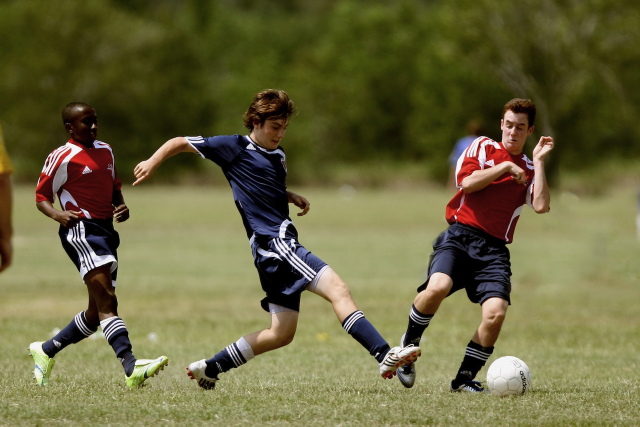
#> input picture Segment-Anything-A-Foundation-Model-for-Image-Segmentation/input/image_2.jpg, 1280 x 853 px (shown at 1/2 size); its folder holds only this picture in this run
$ python interactiveColorSegment.py --input ../Segment-Anything-A-Foundation-Model-for-Image-Segmentation/input/image_2.jpg
#> lines starting #> are read from the running program, lines starting #| are printed output that depends on the picture; after the words box and inside, x2 and y2 are one past the last pixel; in counts of white or black regions, pixels touching at a corner belong together
### ColorSpaces/color_spaces.py
"""Shared, testable color-space operations for the tutorial programs."""

from __future__ import annotations

from pathlib import Path
from typing import Final

import cv2
import numpy as np
import numpy.typing as npt

PROJECT_DIR: Final[Path] = Path(__file__).resolve().parent
COLOR_CONVERSIONS: Final[dict[str, int | None]] = {
    "BGR": None,
    "HSV": cv2.COLOR_BGR2HSV,
    "YCrCb": cv2.COLOR_BGR2YCrCb,
    "Lab": cv2.COLOR_BGR2Lab,
}

UInt8Image = npt.NDArray[np.uint8]


# [4 lines left out: function default_cube_images, not called in this run]


def resolve_input_path(path: str | Path | None) -> Path:
    """Resolve an explicit path or return the first bundled cube image."""

    if path is None:
        images = default_cube_images()
        if not images:
            raise FileNotFoundError("no bundled images/rub*.jpg files were found")
        return images[0]
    return Path(path).expanduser().resolve()


def read_bgr(path: str | Path) -> UInt8Image:
    """Read a color image and raise a clear error when decoding fails."""

    image_path = Path(path).expanduser().resolve()
    image = cv2.imread(str(image_path), cv2.IMREAD_COLOR)
#> image is the input picture: shape (853, 1280, 3); mean B, G, R 62.3, 102.4, 106.4
    if image is None or image.size == 0:
        raise FileNotFoundError(f"could not read image: {image_path}")
    return image


def convert_bgr(image: UInt8Image, color_space: str) -> UInt8Image:
    """Convert a BGR image to one of the tutorial's supported encodings."""
#> called with color_space = 'HSV'

    if color_space not in COLOR_CONVERSIONS:
        choices = ", ".join(COLOR_CONVERSIONS)
        raise ValueError(f"unsupported color space {color_space!r}; choose {choices}")
    if image.ndim != 3 or image.shape[2] != 3 or image.dtype != np.uint8:
        raise ValueError("image must be an 8-bit, three-channel BGR array")

    conversion = COLOR_CONVERSIONS[color_space]
    return image.copy() if conversion is None else cv2.cvtColor(image, conversion)
#> returned value: shape (853, 1280, 3); mean H, S, V 35.6, 137.3, 108.9


# [13 lines left out: function convert_pixel, not called in this run]


def _threshold_vector(values: npt.ArrayLike, label: str) -> npt.NDArray[np.int32]:
    """Validate and normalize a three-channel threshold vector."""

    vector = np.asarray(values, dtype=np.int32)
    if vector.shape != (3,):
        raise ValueError(f"{label} threshold must contain exactly three values")
    if np.any(vector < 0) or np.any(vector > 255):
        raise ValueError(f"{label} threshold values must be in [0, 255]")
    return vector


def threshold_mask(
    image_bgr: UInt8Image,
    color_space: str,
    lower: npt.ArrayLike,
    upper: npt.ArrayLike,
) -> UInt8Image:
    """Create an inclusive three-channel mask in the requested color space.

    For 8-bit HSV, hue uses OpenCV's 0-179 encoding. A lower hue greater than
    the upper hue requests a wrapped range, such as 170-179 plus 0-10 for red.
    """

    converted = convert_bgr(image_bgr, color_space)
    lower_vector = _threshold_vector(lower, "lower")
    upper_vector = _threshold_vector(upper, "upper")

    if color_space == "HSV":
        if lower_vector[0] > 179 or upper_vector[0] > 179:
            raise ValueError("8-bit HSV hue thresholds must be in [0, 179]")
        if np.any(lower_vector[1:] > upper_vector[1:]):
            raise ValueError("HSV saturation/value lower bounds must not exceed upper bounds")
        if lower_vector[0] > upper_vector[0]:
            first_lower = lower_vector.copy()
            first_upper = upper_vector.copy()
            first_upper[0] = 179
            second_lower = lower_vector.copy()
            second_lower[0] = 0
            first = cv2.inRange(converted, first_lower, first_upper)
            second = cv2.inRange(converted, second_lower, upper_vector)
            return cv2.bitwise_or(first, second)
    elif np.any(lower_vector > upper_vector):
        raise ValueError("lower threshold values must not exceed upper values")

    return cv2.inRange(converted, lower_vector, upper_vector)
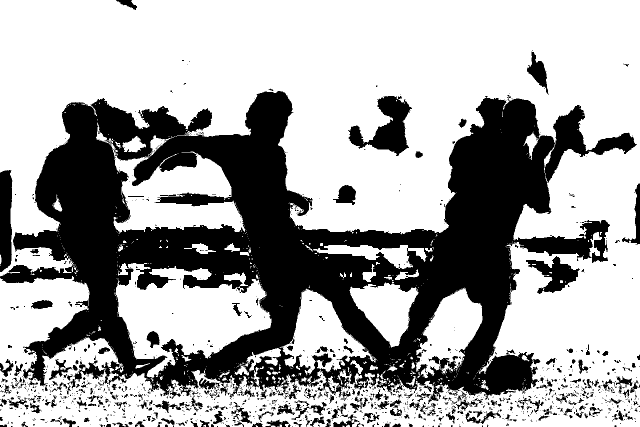
#> returned value: shape (853, 1280) (shown at 1/2 size); 65.4% white; 1366 black regions (1078 under 20 px), largest, box (x1, y1, x2, y2) and area: (0, 182, 1274, 805) 331056, (696, 192, 824, 312) 6821, (0, 340, 25, 544) 4396


def apply_mask(image_bgr: UInt8Image, mask: UInt8Image) -> UInt8Image:
    """Apply a one-channel mask while keeping the displayed image in BGR."""

    if mask.shape != image_bgr.shape[:2] or mask.dtype != np.uint8:
        raise ValueError("mask must be uint8 and match the image height and width")
    return cv2.bitwise_and(image_bgr, image_bgr, mask=mask)
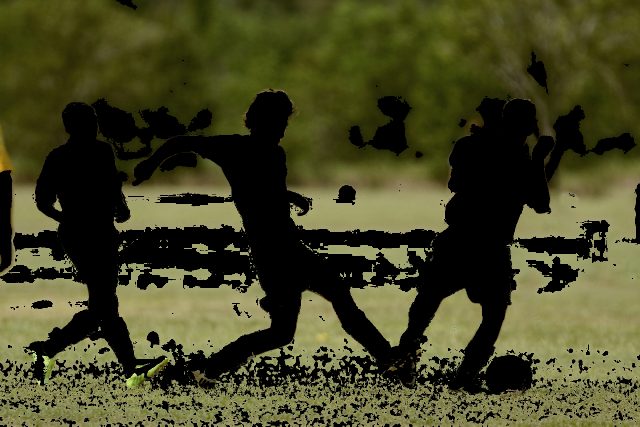
#> returned value: shape (853, 1280, 3) (shown at 1/2 size); mean of channels 0, 1, 2 35.8, 69.2, 69.1; drawn as B, G, R


# [32 lines left out: functions write_image, run_core_validation, not called in this run]

### ColorSpaces/interactiveColorSegment.py
#!/usr/bin/env python3
"""Segment a BGR image with thresholds defined in a chosen color space."""

from __future__ import annotations

import argparse
from collections.abc import Sequence
from pathlib import Path

import cv2
import numpy as np

from color_spaces import (
    COLOR_CONVERSIONS,
    apply_mask,
    read_bgr,
    resolve_input_path,
    run_core_validation,
    threshold_mask,
    write_image,
)


def segment_image(
    image: np.ndarray,
    color_space: str,
    lower: Sequence[int],
    upper: Sequence[int],
) -> tuple[np.ndarray, np.ndarray]:
    """Return a one-channel mask and a BGR visualization."""

    mask = threshold_mask(image, color_space, lower, upper)
    return mask, apply_mask(image, mask)


def output_paths(output_dir: str | Path, stem: str, color_space: str) -> tuple[Path, Path]:
    """Return deterministic mask and visualization output paths."""

    directory = Path(output_dir).expanduser().resolve()
    normalized_space = color_space.lower()
    return (
        directory / f"{stem}-{normalized_space}-mask.png",
        directory / f"{stem}-{normalized_space}-result.png",
    )


def run_validation(output_dir: str | Path | None = None) -> dict[str, int]:
    """Validate the default yellow segmentation on a bundled image."""

    metrics = run_core_validation()
    input_path = resolve_input_path(None)
    image = read_bgr(input_path)
    mask, result = segment_image(image, "HSV", (20, 80, 40), (45, 255, 255))
    foreground_pixels = int(cv2.countNonZero(mask))
    if foreground_pixels <= 0 or foreground_pixels >= mask.size:
        raise AssertionError(f"unexpected foreground pixel count: {foreground_pixels}")
    if result.shape != image.shape:
        raise AssertionError("segmentation result shape differs from input")

    if output_dir is not None:
        mask_path, result_path = output_paths(output_dir, input_path.stem, "HSV")
        write_image(mask_path, mask)
        write_image(result_path, result)

    print(
        "VALIDATION PASSED: "
        f"foreground_pixels={foreground_pixels}, "
        f"image={image.shape[1]}x{image.shape[0]}"
    )
    return {**metrics, "foreground_pixels": foreground_pixels}


def _triplet(values: list[str]) -> tuple[int, int, int]:
    """Parse three integer threshold values for argparse."""

    try:
        parsed = tuple(int(value) for value in values)
    except ValueError as error:
        raise argparse.ArgumentTypeError("thresholds must be integers") from error
    if len(parsed) != 3:
        raise argparse.ArgumentTypeError("thresholds require three values")
    return parsed  # type: ignore[return-value]


def _build_parser() -> argparse.ArgumentParser:
    """Create the command-line parser."""

    parser = argparse.ArgumentParser(description=__doc__)
    parser.add_argument("--input", type=Path, help="input image; defaults to images/rub00.jpg")
    parser.add_argument(
        "--space",
        choices=tuple(COLOR_CONVERSIONS),
        default="HSV",
        help="color space in which thresholds are interpreted",
    )
    parser.add_argument(
        "--lower",
        nargs=3,
        default=("20", "80", "40"),
        metavar=("C0", "C1", "C2"),
        help="inclusive lower threshold",
    )
    parser.add_argument(
        "--upper",
        nargs=3,
        default=("45", "255", "255"),
        metavar=("C0", "C1", "C2"),
        help="inclusive upper threshold",
    )
    parser.add_argument("--output-dir", type=Path, help="directory for mask and result PNGs")
    parser.add_argument("--no-display", action="store_true", help="do not open GUI windows")
    parser.add_argument("--validate", action="store_true", help="run deterministic checks")
    return parser


def main(argv: Sequence[str] | None = None) -> int:
    """Run segmentation and save reproducible outputs."""

    arguments = _build_parser().parse_args(argv)
    if arguments.validate:
        run_validation(arguments.output_dir)
        return 0

    lower = _triplet(arguments.lower)
    upper = _triplet(arguments.upper)
    input_path = resolve_input_path(arguments.input)
    image = read_bgr(input_path)
    mask, result = segment_image(image, arguments.space, lower, upper)
    foreground_pixels = int(cv2.countNonZero(mask))
#> foreground_pixels = 713918
    print(f"Input: {input_path}")
    print(f"Color space: {arguments.space}")
    print(f"Foreground pixels: {foreground_pixels}/{mask.size}")
#| Foreground pixels: 713918/1091840

    if arguments.output_dir is not None:
        mask_path, result_path = output_paths(
            arguments.output_dir, input_path.stem, arguments.space
        )
        write_image(mask_path, mask)
        write_image(result_path, result)
        print(f"Wrote: {mask_path}")
        print(f"Wrote: {result_path}")

    if not arguments.no_display:
        cv2.imshow("Input", image)
        cv2.imshow("Mask", mask)
        cv2.imshow(f"{arguments.space} segmentation", result)
        cv2.waitKey(0)
        cv2.destroyAllWindows()
    return 0


if __name__ == "__main__":
    raise SystemExit(main())
#> (the program exits here)

$ run again, on ColorSpaces/images/rub04.jpg
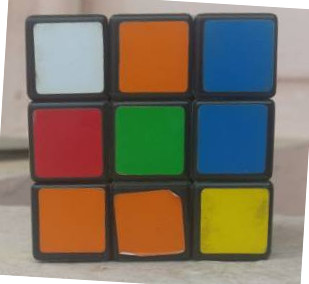
#> input picture ColorSpaces/images/rub04.jpg, 309 x 284 px
#> in read_bgr, image is the input picture: shape (284, 309, 3); mean B, G, R 99.4, 116.5, 126.7
#> in threshold_mask, `return cv2.inRange(converted, lower_vector, upper_vector)`:
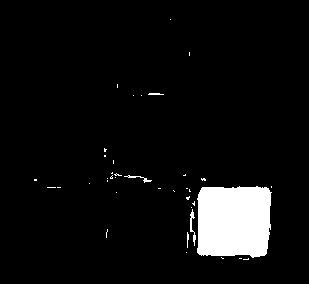
#> returned value: shape (284, 309); 6% white; 39 white regions (34 under 20 px), largest, box (x1, y1, x2, y2) and area: (197, 186, 272, 258) 4900, (190, 209, 196, 246) 82, (124, 175, 152, 183) 53, (148, 93, 164, 95) 27, (187, 232, 189, 248) 22
#> in apply_mask, `return cv2.bitwise_and(image_bgr, image_bgr, mask=mask)`:
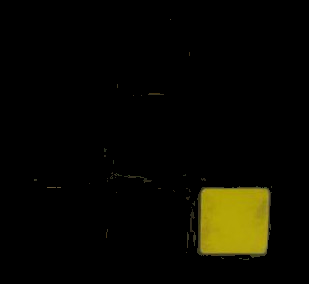
#> returned value: shape (284, 309, 3); mean of channels 0, 1, 2 1, 8.4, 9.2; drawn as B, G, R
#> foreground_pixels = 5227
#| Foreground pixels: 5227/87756

$ run again, on AgeGender/sample1.jpg
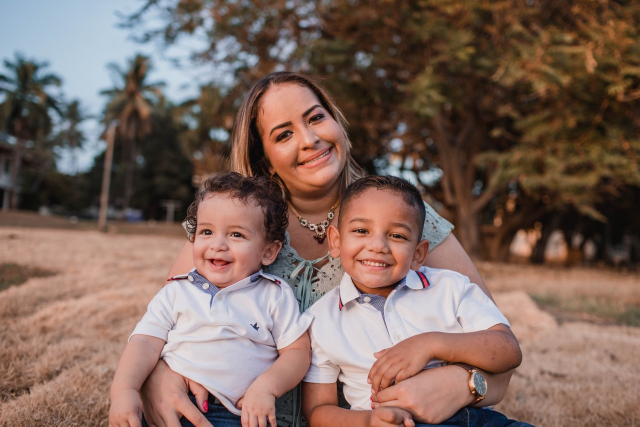
#> input picture AgeGender/sample1.jpg, 1280 x 853 px (shown at 1/2 size)
#> in read_bgr, image is the input picture: shape (853, 1280, 3); mean B, G, R 93.3, 102.7, 126.4
#> in threshold_mask, `return cv2.inRange(converted, lower_vector, upper_vector)`:
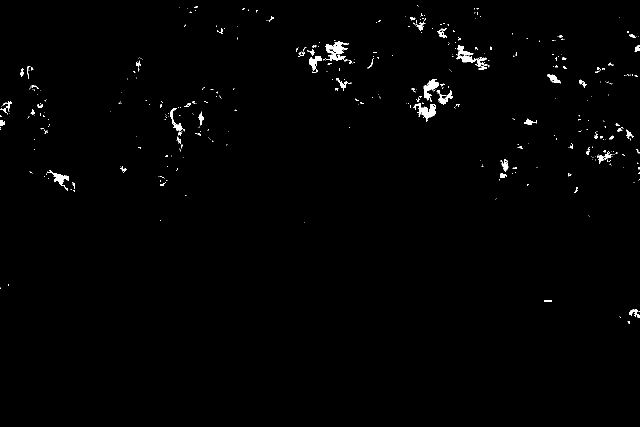
#> returned value: shape (853, 1280) (shown at 1/2 size); 0.93% white; 455 white regions (383 under 20 px), largest, box (x1, y1, x2, y2) and area: (913, 90, 974, 140) 852, (826, 206, 872, 244) 749, (650, 82, 696, 109) 672
#> in apply_mask, `return cv2.bitwise_and(image_bgr, image_bgr, mask=mask)`:
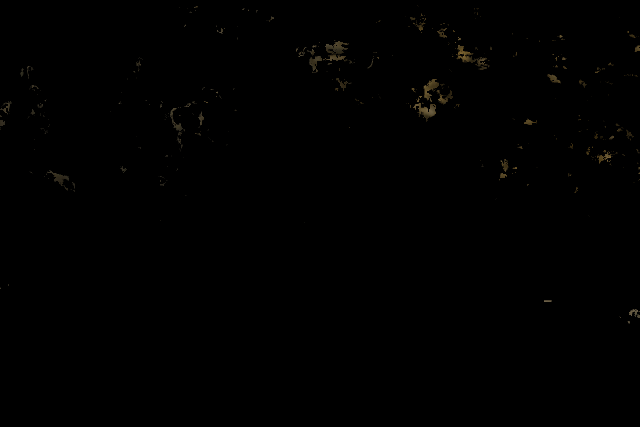
#> returned value: shape (853, 1280, 3) (shown at 1/2 size); mean of channels 0, 1, 2 0.3, 0.5, 0.6; drawn as B, G, R
#> foreground_pixels = 10129
#| Foreground pixels: 10129/1091840

$ run again, on Segment-Anything-A-Foundation-Model-for-Image-Segmentation/input/image_3.jpg
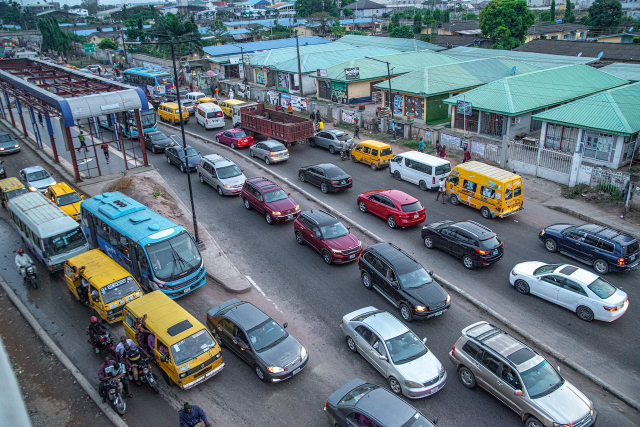
#> input picture Segment-Anything-A-Foundation-Model-for-Image-Segmentation/input/image_3.jpg, 1280 x 854 px (shown at 1/2 size)
#> in read_bgr, image is the input picture: shape (854, 1280, 3); mean B, G, R 122.2, 113.6, 99
#> in threshold_mask, `return cv2.inRange(converted, lower_vector, upper_vector)`:
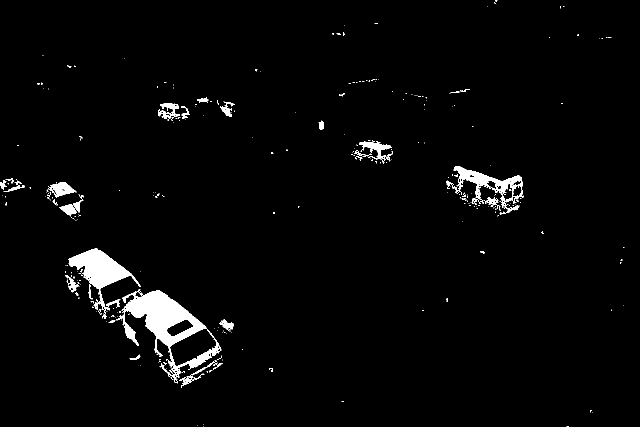
#> returned value: shape (854, 1280) (shown at 1/2 size); 2.6% white; 329 white regions (283 under 20 px), largest, box (x1, y1, x2, y2) and area: (232, 578, 443, 767) 11297, (137, 497, 282, 620) 5832, (904, 332, 1048, 430) 3596
#> in apply_mask, `return cv2.bitwise_and(image_bgr, image_bgr, mask=mask)`:
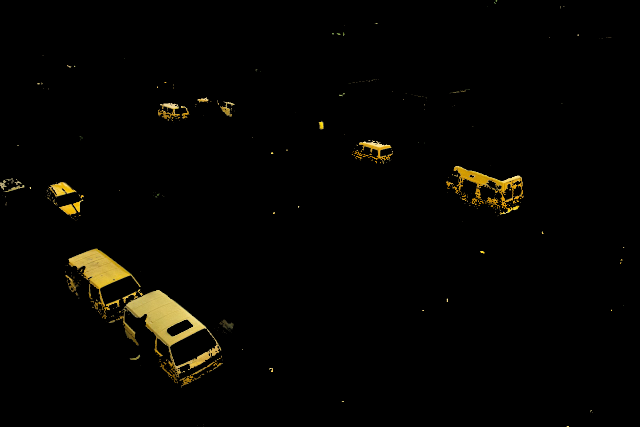
#> returned value: shape (854, 1280, 3) (shown at 1/2 size); mean of channels 0, 1, 2 1.7, 4.2, 5.1; drawn as B, G, R
#> foreground_pixels = 28950
#| Foreground pixels: 28950/1093120
